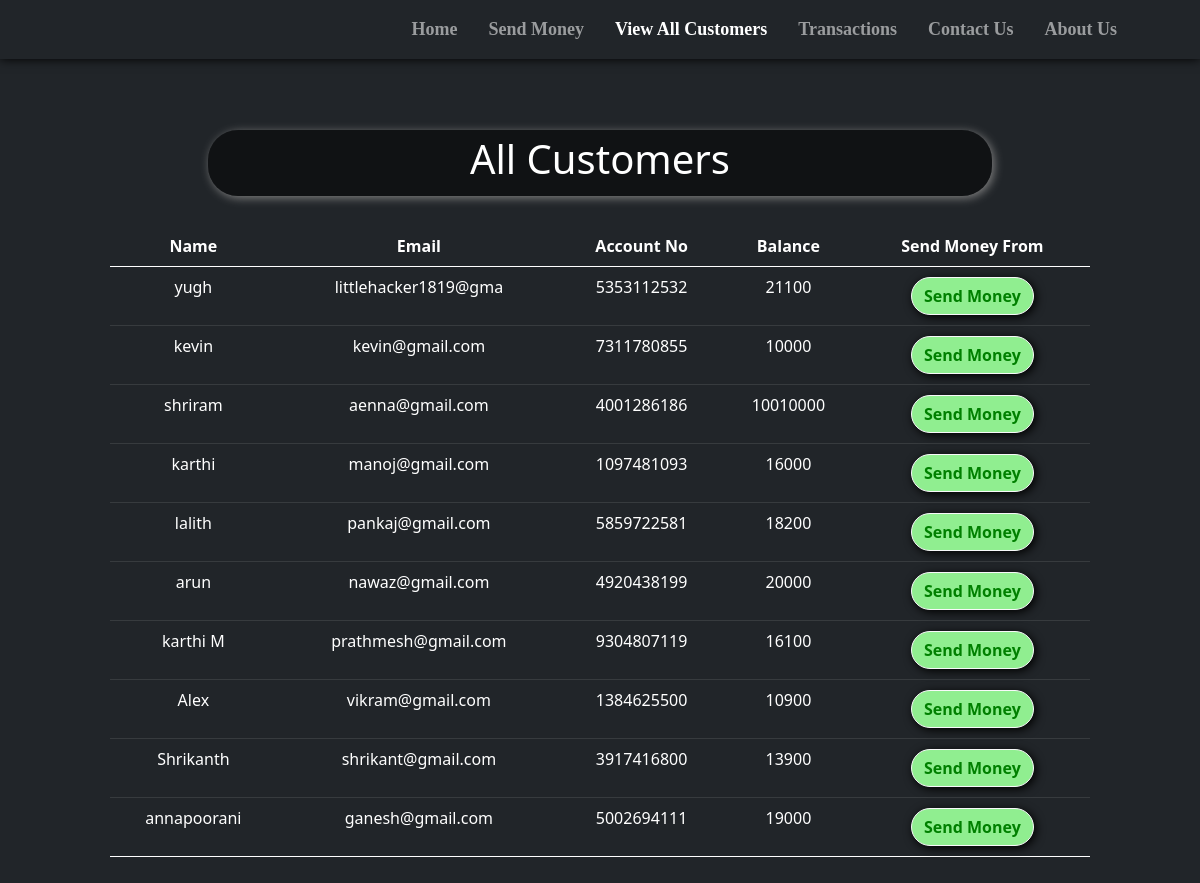
/all_cust.php, run on the app's committed database.
### tables this page shows
CREATE TABLE `users` (
  `sr` int(11) NOT NULL,
  `name` varchar(20) NOT NULL,
  `email` varchar(20) NOT NULL,
  `accno` varchar(10) NOT NULL,
  `blc` bigint(20) NOT NULL
);

### all_cust.php (the view, shortened to what this page needs)
<!doctype html>
<html lang="en">
<head>
    <link href="https://cdn.jsdelivr.net/npm/bootstrap@5.0.2/dist/css/bootstrap.min.css" rel="stylesheet"
>
    <link rel="stylesheet" href="https://cdnjs.cloudflare.com/ajax/libs/font-awesome/5.15.3/css/all.min.css"
 />
</head>
<body style="background-color:#212529;">
    <?php include 'spin.php'; ?>
    <nav class="navbar navbar-expand-lg navbar-dark bg-dark fixed fixed-top"
        style="font-family:candara; font-size:18px; box-shadow: 0px 0px 10px 0px black;">
        <div class="container-fluid">
            <a href="index.php"><img src="statics\logo.png" alt=""
                    style="height: 80px; margin-left:25px; margin-top:10px;"></a>
        </div>
        <div class="collapse navbar-collapse" id="navbarSupportedContent">
            <b>
                <ul class="navbar-nav ">
                    <li class="nav-item nav-links" style="margin-left:15px;">
                        <a class="nav-link text-nowrap" aria-current="page" href="index.php">Home</a>
                    </li>
                    <li class="nav-item" style="margin-left:15px; ">
                        <a class="nav-link text-nowrap" href="send_money.php">Send Money</a>
                    </li>
                    <li class="nav-item" style="margin-left:15px;">
                        <a class="nav-link text-nowrap active" href="all_cust.php">View All Customers</a>
                    </li>
                    <li class="nav-item" style="margin-left:15px;">
                        <a class="nav-link text-nowrap" href="transactions.php">Transactions</a>
                    </li>
                    <li class="nav-item" style="margin-left:15px;">
                        <a class="nav-link text-nowrap" href="contact_us.php">Contact Us</a>
                    </li>
                    <li class="nav-item" style="margin-left:15px; margin-right:75px;">
                        <a class="nav-link text-nowrap" href="about_us.php">About Us</a>
                    </li>
                </ul>
            </b>
        </div>
    </nav>
    <center>
        <div class="container" style="margin-top: 10%; padding:10px 80px 10px 80px; ">
            <div
                style="width:80%; background-color:rgba(0,0,0,.5); padding:5px 5px 5px 5px; border-radius:30px; box-shadow: 2px 2px 10px gray;">
                <h1 style=" color:white;">All Customers</h1>
            </div>
            <?php
    $conn = mysqli_connect($servername, $username, $password, $database);
    if(!$conn){
        die("Connection not established: ".mysqli_connect_error());
    }else{
        $sql = "SELECT * FROM `users`";
        $result = mysqli_query($conn, $sql);
?>
            <table class="table table-dark" style="margin-top: 30px;">
                <thead>
                    <tr>
                        <th scope="col">Name</th>
                        <th scope="col">Email</th>
                        <th scope="col">Account No</th>
                        <th scope="col">Balance</th>
                        <th scope="col">Send Money From</th>
                    </tr>
                </thead>
                <?php
echo "<tbody>";
        while($row = mysqli_fetch_assoc($result)){
        echo    '
            <tr>
              <td>'.$row['name'].'</td>
              <td>'.$row['email'].'</td>
              <td>'.$row['accno'].'</td>
              <td>'.$row['blc'].'</td>
              <td style="padding:10px 10px 10px 10px">
              <a href="send_money.php?reads='.$row['accno'].'"
              <button type="button" class="btn mybtn btn-outline-light">Send Money</button>
              </a>
              </td>
            </tr>';
    }
    }
    echo "</tbody>";
?>
        </div>
    </center>
</body>
</html>

### spin.php (shortened to what this page needs)
<html>
<head>
<link rel="stylesheet" href="https://cdnjs.cloudflare.com/ajax/libs/font-awesome/5.15.3/css/all.min.css" />
</head>
<body>
    </body>
</html>

### all_cust.php (style rules this page uses)
th, td { text-align: center; }
.mybtn { box-shadow: 2px 2px 10px black; border-radius: 30px; font-weight: bold; background-color: lightgreen; color: green; }

### data on the page
users: name "yugh", email "littlehacker1819@gma", accno "5353112532", blc "21100"
users: name "kevin", email "kevin@gmail.com", accno "7311780855", blc "10000"
users: name "shriram", email "aenna@gmail.com", accno "4001286186", blc "10010000"
users: name "karthi", email "manoj@gmail.com", accno "1097481093", blc "16000"
users: name "lalith", email "pankaj@gmail.com", accno "5859722581", blc "18200"
users: name "arun", email "nawaz@gmail.com", accno "4920438199", blc "20000"
users: name "karthi M", email "prathmesh@gmail.com", accno "9304807119", blc "16100"
users: name "Alex", email "vikram@gmail.com", accno "1384625500", blc "10900"
users: name "Shrikanth", email "shrikant@gmail.com", accno "3917416800", blc "13900"
users: name "annapoorani", email "ganesh@gmail.com", accno "5002694111", blc "19000"
